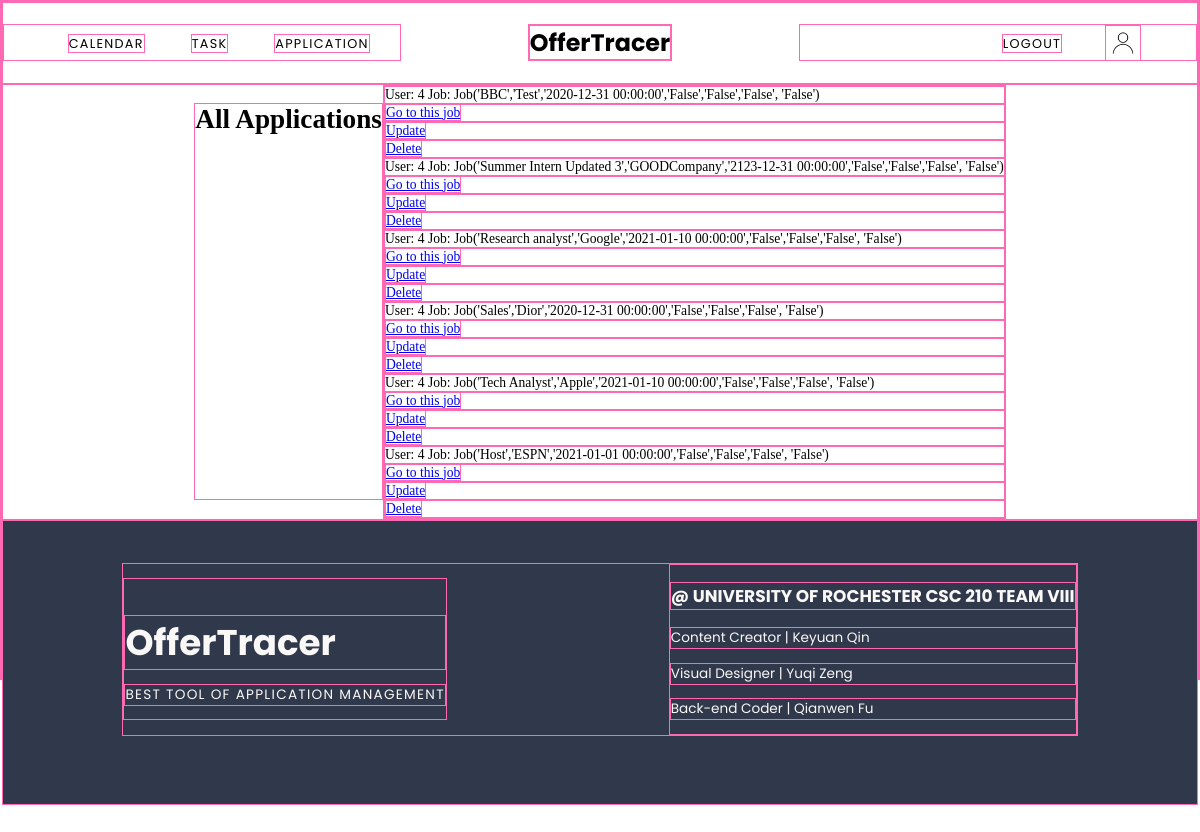
The page /job (signed in) on the database its author committed.
### models.py (models this page shows)
class Job(db.Model):
	id = db.Column(db.Integer, primary_key=True)
	program = db.Column(db.String(100), nullable=False)
	company = db.Column(db.String(100), nullable=False)
	deadline = db.Column(db.DateTime)
	resume = db.Column(db.Boolean(False), nullable=False)
	resumeNotes = db.Column(db.Text)
	coverletter = db.Column(db.Boolean(False), nullable=False)
	coverletterNotes = db.Column(db.Text)
	transcript = db.Column(db.Boolean(False), nullable=False)
	transcriptNotes = db.Column(db.Text)
	onlineForm = db.Column(db.Boolean(False), nullable=False)#online application form whether filled out or not
	onlineFormNotes = db.Column(db.Text)
	user_id = db.Column(db.Integer, db.ForeignKey('user.id'), nullable=False)
	tasks = db.relationship('Task', backref='position', lazy=True)
	assessments = db.relationship('Assessment', backref='position', lazy=True)
	def __repr__(self):
		return f"Job('{self.program}','{self.company}','{self.deadline}','{self.resume}','{self.coverletter}','{self.transcript}', '{self.onlineForm}')"

### main.py (the view)
@main.route('/job')
@login_required
def job():
	jobs = Job.query.filter_by(user_id=current_user.id)
	return render_template('job.html', jobs=jobs)

### app.py (called while the page is built)
@login_manager.user_loader
def load_user(user_id):
	return User.query.get(int(user_id))

### templates/job.html (shortened to what this page needs)
{% extends "baseLogged.html" %}
{% block content %}
	<div class="appContainer sectionContainer">
		<h1>All Applications</h1>
			<div class="">
				{% for job in jobs %}
				<li>User: {{job.user_id}} Job: {{job}}</li>
				<li><a href="{{url_for('main.job_single', job_id=job.id)}}">Go to this job</a></li>
				<li><a href="{{url_for('main.job_update', job_id=job.id)}}">Update</a></li>
				<li><a href="{{url_for('main.job_delete', job_id=job.id)}}">Delete</a></li>
				{% endfor %}
			</div>
	</div>
{% endblock %}

### static/css/styles.css (style rules this page uses)
html, body, .container { margin: 0; height: 100%; }
li { list-style: none; }
.sectionContainer { margin: 0 auto; width: 100%; align-self: center; display: flex; flex-wrap: wrap; justify-content: center; }
@media (max-width: 1350px) { html { zoom: 90%; } }
@media (max-width: 1250px) { html { zoom: 85%; } }

### static/css/calendar.css (style rules this page uses)
*, *:before, *:after { -moz-box-sizing: border-box; -webkit-box-sizing: border-box; box-sizing: border-box; }

### static/css/app.css (style rules this page uses)
* { border: 1px solid hotpink; }

### rows shown on the page
Job: user_id "4", program+company+deadline "Job('BBC','Test','2020-12-31 00:00:00','False','False','False', 'False')"
Job: user_id "4", program+company+deadline "Job('Summer Intern Updated 3','GOODCompany','2123-12-31 00:00:00','False','False','False', 'False')"
Job: user_id "4", program+company+deadline "Job('Research analyst','Google','2021-01-10 00:00:00','False','False','False', 'False')"
Job: user_id "4", program+company+deadline "Job('Sales','Dior','2020-12-31 00:00:00','False','False','False', 'False')"
Job: user_id "4", program+company+deadline "Job('Tech Analyst','Apple','2021-01-10 00:00:00','False','False','False', 'False')"
Job: user_id "4", program+company+deadline "Job('Host','ESPN','2021-01-01 00:00:00','False','False','False', 'False')"
